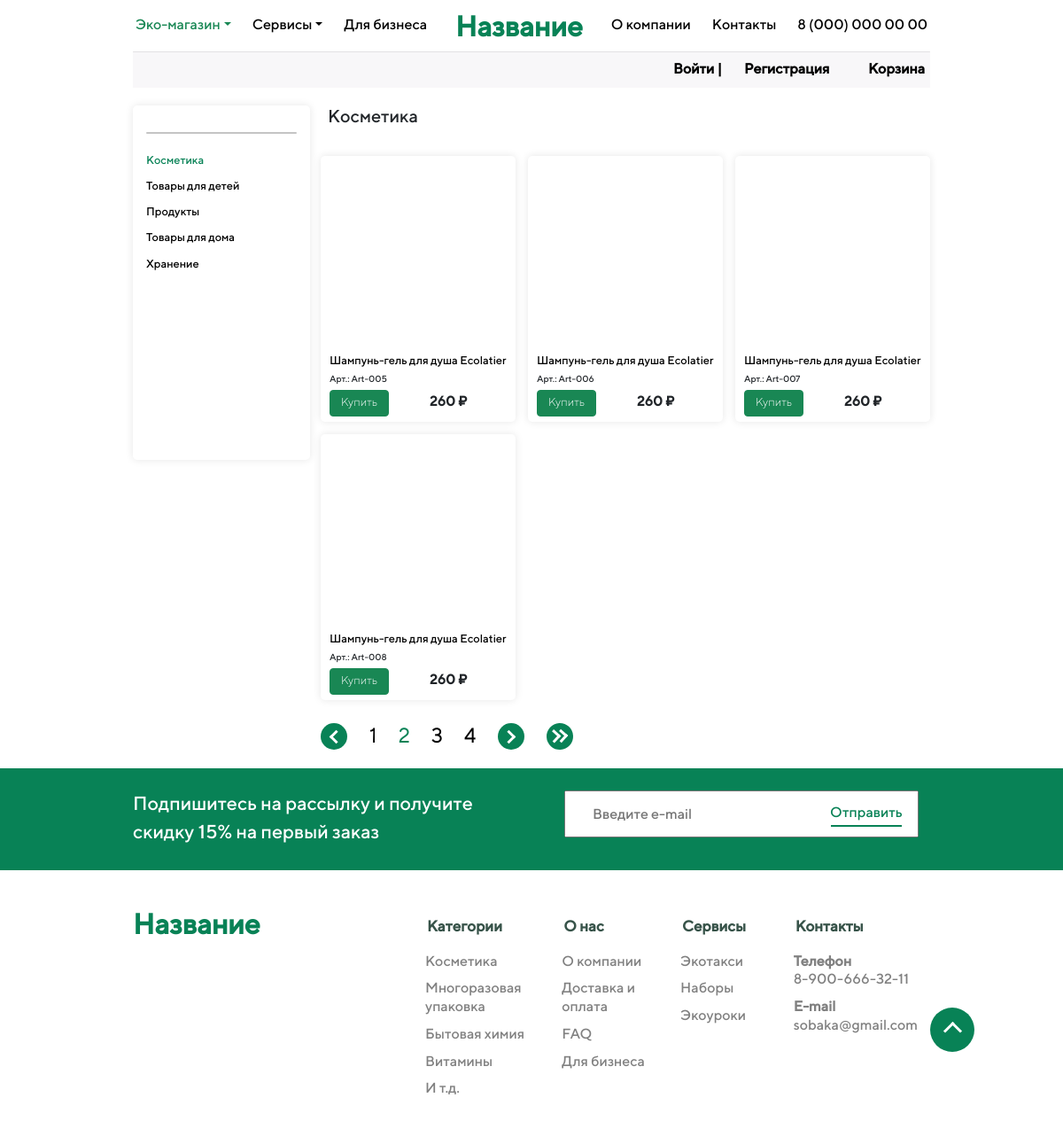
The app's page /shop/category/kosmetika/?page=2 with its own data.
### shop/models.py (models this page shows, shortened)
class Category(models.Model):
    name = models.CharField('Категория', max_length = 100, db_index = True)
    slug = models.SlugField(max_length = 250, unique = True, db_index = True, verbose_name = 'URL')
    def get_absolute_url(self):
        return reverse('category', kwargs = {'cat_slug': self.slug})
    class Meta:
        verbose_name = 'Категория'
        verbose_name_plural = 'Категории'

class ShopProducts(models.Model):
    title = models.CharField('Название', max_length = 50)
    slug = models.SlugField(max_length = 250, unique = True, db_index = True, verbose_name = 'URL')
    photo = models.ImageField(upload_to = "photo/", verbose_name = "Фото")
    description_small = models.CharField('Краткое описание', max_length = 250)
    description_big = models.TextField('Подробное описание')
    date = models.DateTimeField('Дата публикации')
    code = models.CharField('Артикул', max_length = 20)
    price = models.CharField('Цена', max_length = 20)
    manufacturer = models.CharField('Производитель', max_length = 200)
    material = models.CharField('Материал', max_length = 200)
    size = models.CharField('Размер', max_length = 200)
    color = models.CharField('Цвет', max_length = 200)
    time_create = models.DateTimeField(auto_now_add = True, verbose_name = 'Время создания')
    time_update = models.DateTimeField(auto_now = True, verbose_name = 'Время изменения')
    cat = models.ForeignKey('Category', on_delete = models.PROTECT, verbose_name = 'Категория')
    def get_absolute_url(self):
        return reverse('category', kwargs = {'cat_slug': self.slug})
    class Meta:
        verbose_name = 'Товар'
        verbose_name_plural = 'Товары'
        ordering = ['id', 'title', 'code', 'color']

### shop/views.py (the view)
# urls.py: path('category/<slug:cat_slug>/', show_category, name = 'category'),
def show_category(request, cat_slug):
    cats = Category.objects.all()
    subcats = Subcategory.objects.all()
    catss = Category.objects.get(slug = cat_slug)
    products = ShopProducts.objects.filter(cat_id = catss.pk)
    items_on_page = 4
    paginator = Paginator(products, items_on_page)
    page_number = request.GET.get('page')
    page_obj = paginator.get_page(page_number)
    num_pages = paginator.num_pages
    first_five_pages = list()
    if paginator.num_pages >= 5:
        for x in range(1, 6):
            first_five_pages.append(x)
    else:
        for x in range(1, paginator.num_pages + 1):
            first_five_pages.append(x)
    last_five_pages = list()
    for x in range(paginator.num_pages - 4, paginator.num_pages + 1):
        last_five_pages.append(x)
    if paginator.num_pages == 4:
        last_five_pages.pop(0)
    last_page_2 = paginator.num_pages - 2
    last_page = last_page_2 + 2
    context = {
        'products': products,
        'cats': cats,
        'subcats': subcats,
        'cat_slug': cat_slug,
        'page_obj': page_obj,
        'first_five_pages': first_five_pages,
        'last_five_pages': last_five_pages,
        'last_page_2': last_page_2,
        'last_page': last_page,
        'num_pages': num_pages,
    }
    return render(request, 'shop/category.html', context = context)

### shop/templates/shop/category.html (shortened to what this page needs)
{% extends 'main/layout.html' %}
{% block content %}
<div class="shop_body">
    <div class="shop_category">
        <div class="sep_layout_3"></div>
        <ul>
        {% for c in cats %}
            {% if c.slug == cat_slug %}
                <li class="selected">{{c.name}}</li>
            {% else %}
                <li class="not_selected"><a href="{{ c.get_absolute_url }}">{{c.name}}</a></li>
            {% endif %}
        {% endfor %}
        </ul>
    </div>
    <div class="products">
        {% for c in cats %}
            {% if c.slug == cat_slug %}
                <div class="name_category"><h5>{{c.name}}</h5></div>
            {% endif %}
        {% endfor %}
        <ul>
        {% for c in page_obj %}
            <li>
            <br><br><br><br><br><br><br><br><br><br><br>
            <a href="{{ c.get_absolute_url }}">{{c.title}}</a><br>
            <s style="font-size: 80%;">Арт.: {{c.code}}</s><br>
            <button type="button" class="py-0 pb-1 mt-1 btn btn-success"><s style="font-family: 'TT Norms Light';
            font-size: 80%;">Купить</s></button> &nbsp&nbsp&nbsp&nbsp&nbsp&nbsp&nbsp&nbsp&nbsp&nbsp&nbsp&nbsp
                &nbsp&nbsp&nbsp&nbsp<b class="price" style="font-size: 120%;">{{c.price}}</b>
            </li>
        {% endfor %}
        </ul>
    </div>
</div>
{% if page_obj.has_other_pages %}
    <div class="paginator_buttons">
        <ul>
            {% if page_obj.has_previous %}
                <li class="arrow_paginator1_left"><a title="к предыдущей странице" href="?page={{ page_obj.previous_page_number }}">
                    <s><i class="arrow_paginator2 left"></i></s></a></li>
            {% endif %}
            {% if page_obj.number < 4 %}
                {% for p in first_five_pages %}
                    {% if page_obj.number == p %}
                        <li class="selected"><a>{{ p }}</a></li>
                    {% else %}
                        <li class="not_selected"><a href="?page={{ p }}">{{ p }}</a></li>
                    {% endif %}
                {% endfor %}
            {% endif %}
            {% if page_obj.has_next %}
                <li class="arrow_paginator1_right"><a title="к следующей странице" href="?page={{ page_obj.next_page_number }}">
                    <s><i class="arrow_paginator2 right"></i></s></a></li>
            {% endif %}
            {% if page_obj.number <= last_page_2 %}
                <li class="arrow_paginator1_left right_right"><a title="к последней странице" href="?page={{ last_page }}">
                    <s><i class="arrow_paginator_first_left left"></i><i class="arrow_paginator_first_right left"></i></s></a></li>
            {% endif %}
        </ul>
    </div>
{% endif %}
{% endblock %}

### main/static/main/css/main.css (style rules this page uses)
* { text-decoration: none; margin: 0; padding: 0; }
body { font-family: "TT Norms"; margin: 0; padding: 0; }
a, .btn-link { text-decoration: none; color: black; font-weight: Medium; }
ul, li { list-style: none; }
.shop_body { display: flex; width: 900px; margin: 20px auto auto; }
.shop_category { margin: 0; width: 250px; height: 400px; border-radius: 5px; box-shadow: 0 0 10px rgba(0,0,0,0.1); }
.shop_category ul { padding-left: 15px; }
.shop_category li { margin-bottom: 10px; font-size: 80%; }
.selected { color: #088256; }
.sep_layout_3 { display: block; width: 170px; height: 1.4px; background-color: #c4c4c4; margin: 30px 15px 20px; border-radius: 5px; }
.products { width: 800px; }
.products ul { display: flex; flex-wrap: wrap; padding-left: 5px; width: 800px; }
.products li { margin: 7px; padding: 10px; width: 220px; height: 300px; border-radius: 5px; box-shadow: 0 0 10px rgba(0,0,0,0.1); font-size: 80%; }
.price { vertical-align: middle; }
.name_category { width: 600px; height: 50px; margin-left: 20px; }
.paginator_buttons { width: 900px; display: flex; margin-left: auto; margin-right: auto; }
.paginator_buttons ul { display: flex; margin: auto auto 20px 180px; font-size: 140%; font-family: TT Norms Light; font-weight: bold; }
.paginator_buttons li { margin-right: 25px; }
.arrow_paginator1_left { background: #088256; text-align: center; border-radius: 50%; width: 30px; height: 30px; line-height: 25px; margin-top: 2.5px; }
.arrow_paginator1_left s { display: block; width: 10px; height: 10px; margin-left: 12px; }
.arrow_paginator1_left a { display: block; width: 30px; height: 30px; }
.arrow_paginator2 { border: solid black; border-width: 0 3px 3px 0; display: inline-block; padding: 4px; border-color: white; }
.arrow_paginator_first_left { border: solid black; border-width: 0 3px 3px 0; display: inline-block; position: relative; left: -4px; padding: 4px; border-color: white; }
.arrow_paginator_first_right { border: solid black; border-width: 0 3px 3px 0; display: inline-block; position: relative; top: -24.7px; left: 4px; padding: 4px; border-color: white; }
.left { transform: rotate(135deg); -webkit-transform: rotate(135deg); }
.arrow_paginator1_right { background: #088256; text-align: center; border-radius: 50%; width: 30px; height: 30px; line-height: 25px; margin-top: 2.5px; }
.arrow_paginator1_right s { display: block; width: 10px; height: 10px; margin-left: 7px; }
.arrow_paginator1_right a { display: block; width: 30px; height: 30px; }
.right { transform: rotate(-45deg); -webkit-transform: rotate(-45deg); }
.right_right { transform: rotate(-183deg); -webkit-transform: rotate(-183deg); }

### records on screen
Category: name "Косметика"
Category: name "Товары для детей"
Category: name "Продукты"
Category: name "Товары для дома"
Category: name "Хранение"
ShopProducts: title "Шампунь-гель для душа Ecolatier", code "Art-005", price "260 ₽"
ShopProducts: title "Шампунь-гель для душа Ecolatier", code "Art-006", price "260 ₽"
ShopProducts: title "Шампунь-гель для душа Ecolatier", code "Art-007", price "260 ₽"
ShopProducts: title "Шампунь-гель для душа Ecolatier", code "Art-008", price "260 ₽"

### other values on screen
{{ p }} "1" "3" "4"
{{ p }} "2"
